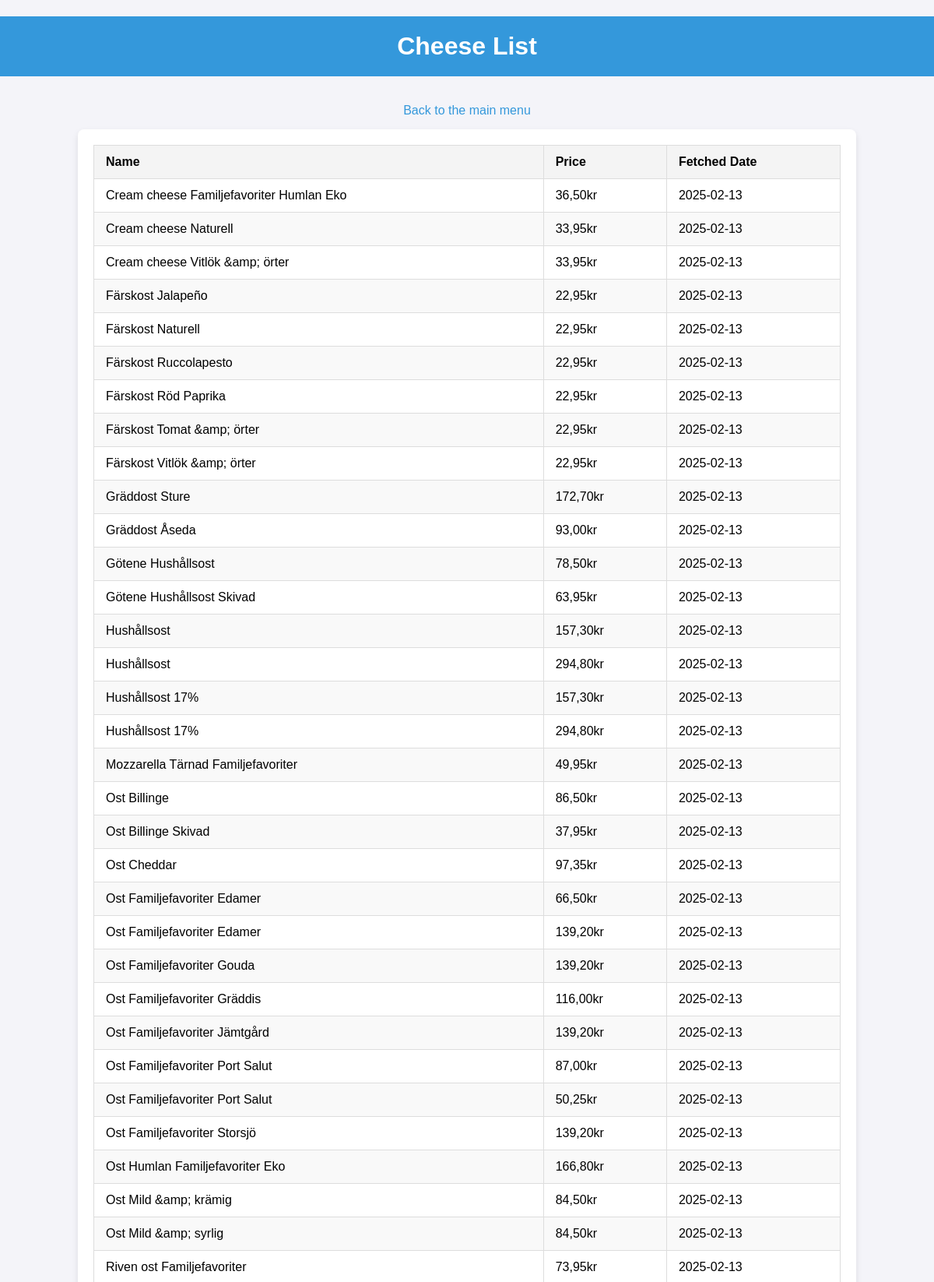
Page /cheese (upper part) on the committed database.
### database/models.py (models this page shows, shortened)
class CheeseData(Base):
    __tablename__ = 'cheeseprices'
    id = Column(Integer, primary_key=True, autoincrement=True)
    name = Column(String(150), nullable=False, index=True)
    price = Column(String(150), nullable=False)
    fetched_date = Column(DateTime, nullable=False)

### app/routes.py (the view)
@bp.route("/cheese", methods=['GET'])
def cheese_page():
    session = SessionLocal()
    latest_dates = (  #retrieves the latest cheese prices in the database
    session.query(CheeseData.name,func.max(CheeseData.fetched_date).label("latest_date")).group_by(CheeseData.name).subquery())
    latest_cheeses = (session.query(CheeseData).join(latest_dates, (CheeseData.name == latest_dates.c.name) & (CheeseData.fetched_date == latest_dates.c.latest_date)).all())
    return render_template('cheese.html', cheeses=latest_cheeses)

### app/templates/cheese.html (shortened to what this page needs)
<!DOCTYPE html>
<html lang="en">
<head>
</head>
<body>
    <h1>Cheese List</h1>
    <a href="/" class="back-link">Back to the main menu</a>
    <div class="container">
        <table>
            <thead>
                <tr>
                    <th>Name</th>
                    <th>Price</th>
                    <th>Fetched Date</th>
                </tr>
            </thead>
            <tbody>
                {% for cheese in cheeses %}
                    <tr>
                        <td>{{ cheese.name }}</td>
                        <td>{{ cheese.price }}kr</td>
                        <td>{{ cheese.fetched_date.strftime('%Y-%m-%d') }}</td>
                    </tr>
                {% endfor %}
            </tbody>
        </table>
    </div>
</body>
</html>

### app/templates/cheese.html (style rules this page uses)
body { font-family: Arial, sans-serif; margin: 0; padding: 0; background-color: #f4f4f9; }
h1 { text-align: center; color: #333; padding: 20px; background-color: #3498db; color: white; margin-bottom: 20px; }
.container { width: 80%; max-width: 1000px; margin: 0 auto; padding: 20px; background-color: white; border-radius: 8px; box-shadow: 0 4px 8px rgba(0, 0, 0, 0.1); }
a { text-decoration: none; color: #3498db; display: block; text-align: center; padding: 15px; font-size: 16px; }
table { width: 100%; border-collapse: collapse; }
table th, table td { padding: 12px 15px; border: 1px solid #ddd; text-align: left; }
table th { background-color: #f4f4f4; }
table tr:nth-child(even) { background-color: #f9f9f9; }

### rows in the picture
CheeseData: name "Cream cheese Familjefavoriter Humlan Eko", price "36,50", fetched_date "2025-02-13"
CheeseData: name "Cream cheese Naturell", price "33,95", fetched_date "2025-02-13"
CheeseData: name "Cream cheese Vitlök &amp; örter", price "33,95", fetched_date "2025-02-13"
CheeseData: name "Färskost Jalapeño", price "22,95", fetched_date "2025-02-13"
CheeseData: name "Färskost Naturell", price "22,95", fetched_date "2025-02-13"
CheeseData: name "Färskost Ruccolapesto", price "22,95", fetched_date "2025-02-13"
CheeseData: name "Färskost Röd Paprika", price "22,95", fetched_date "2025-02-13"
CheeseData: name "Färskost Tomat &amp; örter", price "22,95", fetched_date "2025-02-13"
CheeseData: name "Färskost Vitlök &amp; örter", price "22,95", fetched_date "2025-02-13"
CheeseData: name "Gräddost Sture", price "172,70", fetched_date "2025-02-13"
CheeseData: name "Gräddost Åseda", price "93,00", fetched_date "2025-02-13"
CheeseData: name "Götene Hushållsost", price "78,50", fetched_date "2025-02-13"
CheeseData: name "Götene Hushållsost Skivad", price "63,95", fetched_date "2025-02-13"
CheeseData: name "Hushållsost", price "157,30", fetched_date "2025-02-13"
CheeseData: name "Hushållsost", price "294,80", fetched_date "2025-02-13"
CheeseData: name "Hushållsost 17%", price "157,30", fetched_date "2025-02-13"
CheeseData: name "Hushållsost 17%", price "294,80", fetched_date "2025-02-13"
CheeseData: name "Mozzarella Tärnad Familjefavoriter", price "49,95", fetched_date "2025-02-13"
CheeseData: name "Ost Billinge", price "86,50", fetched_date "2025-02-13"
CheeseData: name "Ost Billinge Skivad", price "37,95", fetched_date "2025-02-13"
CheeseData: name "Ost Cheddar", price "97,35", fetched_date "2025-02-13"
CheeseData: name "Ost Familjefavoriter Edamer", price "66,50", fetched_date "2025-02-13"
CheeseData: name "Ost Familjefavoriter Edamer", price "139,20", fetched_date "2025-02-13"
CheeseData: name "Ost Familjefavoriter Gouda", price "139,20", fetched_date "2025-02-13"
CheeseData: name "Ost Familjefavoriter Gräddis", price "116,00", fetched_date "2025-02-13"
CheeseData: name "Ost Familjefavoriter Jämtgård", price "139,20", fetched_date "2025-02-13"
CheeseData: name "Ost Familjefavoriter Port Salut", price "87,00", fetched_date "2025-02-13"
CheeseData: name "Ost Familjefavoriter Port Salut", price "50,25", fetched_date "2025-02-13"
CheeseData: name "Ost Familjefavoriter Storsjö", price "139,20", fetched_date "2025-02-13"
CheeseData: name "Ost Humlan Familjefavoriter Eko", price "166,80", fetched_date "2025-02-13"
CheeseData: name "Ost Mild &amp; krämig", price "84,50", fetched_date "2025-02-13"
CheeseData: name "Ost Mild &amp; syrlig", price "84,50", fetched_date "2025-02-13"
CheeseData: name "Riven ost Familjefavoriter", price "73,95", fetched_date "2025-02-13"
